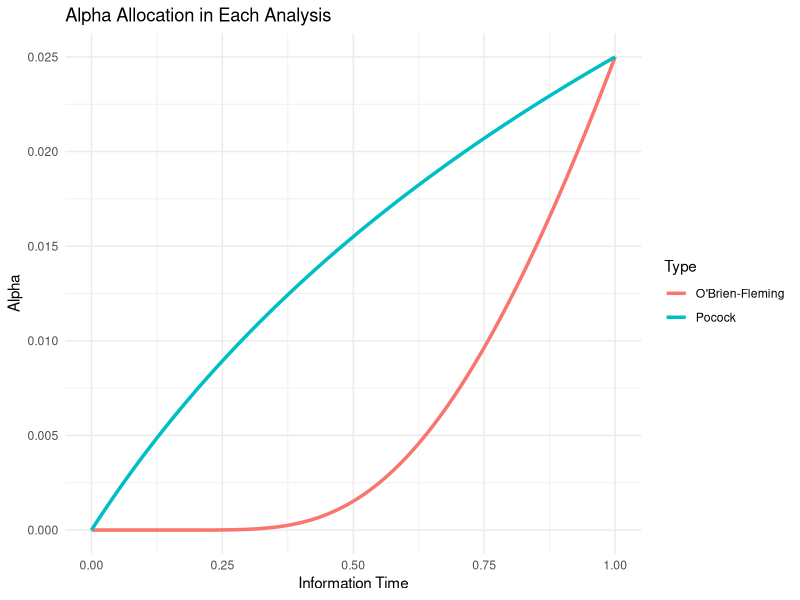

R code for this plot:
# Function to calculate the alpha-spending function for Pocock type
pocock_alpha_spending <- function(t, alpha){
    alpha * log(1 + (exp(1) - 1) * t)
} 

# Function to calculate the alpha-spending function for O'Brien-Fleming type
of_alpha_spending <- function(t, alpha){
    2 * (1 - pnorm(qnorm(alpha / 2, lower = FALSE) / sqrt(t)))
}

# Number of analyses
n_analyses <- 101

# Overall alpha level
overall_alpha <- 0.02500

# Information times for each analysis
information_times <- seq(0, 1, by = 0.01)

# Calculate alpha values for each analysis (O'Brien-Fleming)
of_alpha_values <- rep(0, n_analyses)
for (i in 1:n_analyses) {
    of_alpha_values[i] <- of_alpha_spending(information_times[i], overall_alpha)
}

# Calculate alpha values for each analysis (Pocock)
pocock_alpha_values <- rep(0, n_analyses)
for (i in 1:n_analyses) {
    pocock_alpha_values[i] <- pocock_alpha_spending(information_times[i], overall_alpha)
}

# Calculate alpha differences
of_alpha_differences <- c(of_alpha_values[1], diff(of_alpha_values))
pocock_alpha_differences <- c(pocock_alpha_values[1], diff(pocock_alpha_values))

# Display alpha values and differences for each analysis
for (i in 1:n_analyses){
    cat(sprintf("Analysis %d: Information Time = %.2f\n", i, information_times[i]))
    cat(sprintf(" O'Brien-Fleming Alpha = %.10f\n", of_alpha_values[i]))
    cat(sprintf(" Pocock Alpha = %.10f\n", pocock_alpha_values[i]))
    cat(sprintf(" O'Brien-Fleming Alpha Difference = %.10f\n", of_alpha_differences[i]))
    cat(sprintf(" Pocock Alpha Differences = %.10f\n", pocock_alpha_differences[i]))
}

library(ggplot2)

# Create a data frame for the results
of_results <- data.frame(
    Analysis = 1:n_analyses,
    Information_Time = information_times,
    Alpha = of_alpha_values,
    Difference = of_alpha_differences,
    Type = "O'Brien-Fleming"
)

pocock_results <- data.frame(
    Analysis = 1:n_analyses,
    Information_Time = information_times,
    Alpha = pocock_alpha_values,
    Difference = pocock_alpha_differences,
    Type = "Pocock"
)

# Combine the results data frames
results <- rbind(of_results, pocock_results)

# Plot the results using ggplot2
ggplot(results, aes(x = Information_Time, y = Alpha, color = Type, linetype = Type)) +
    #geom_point() +
    geom_line(linetype = "solid", lwd = 1.2) +
    #geom_text(aes(label = sprintf("%.5f", Alpha)), hjust = -0.2, vjust = 0.5) +
    labs(title = "Alpha Allocation in Each Analysis",
         x = "Information Time",
         y = "Alpha") +
    theme_minimal()